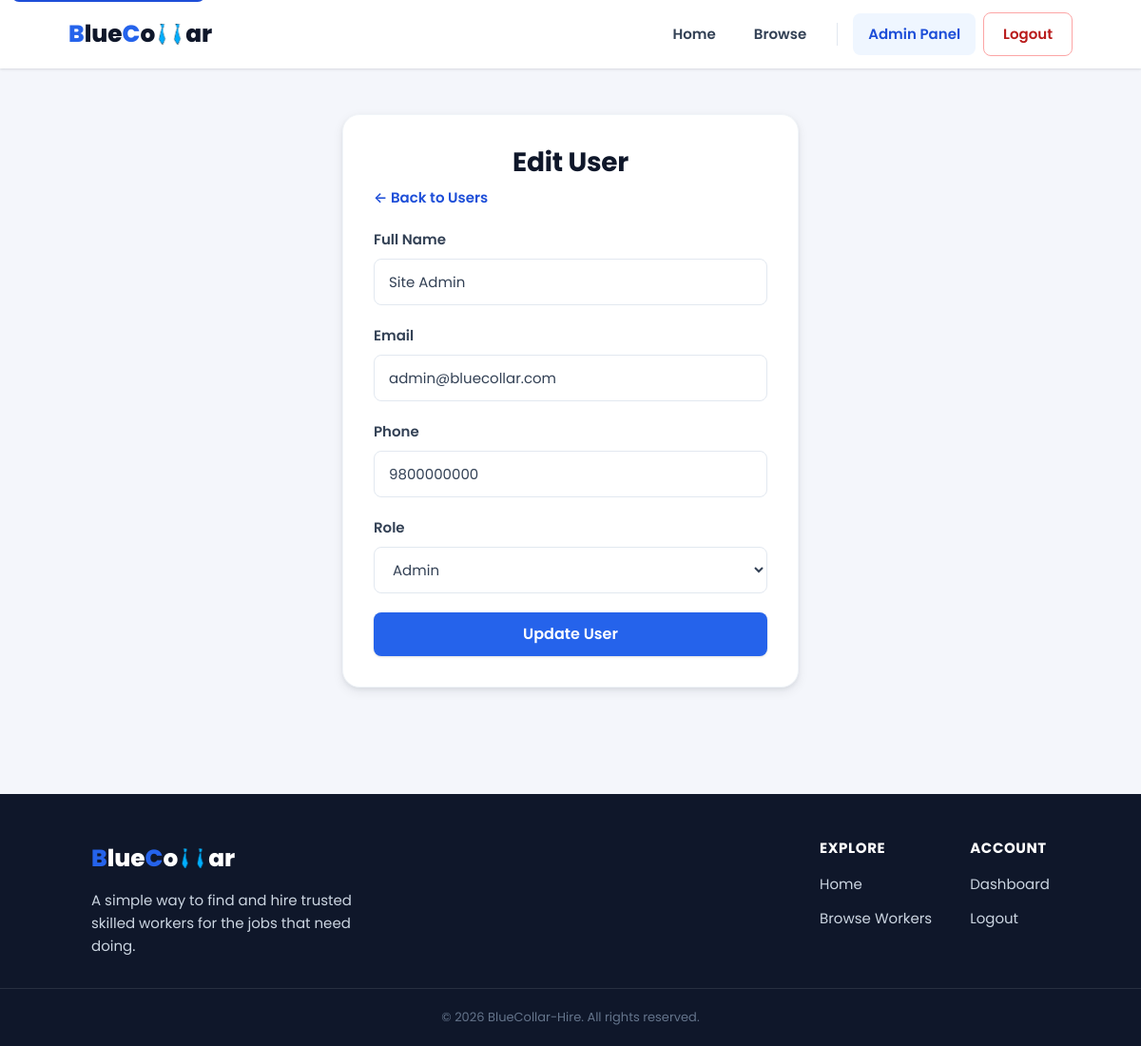
/admin/edit_user.php?id=1 (signed in), run on the app's committed database.
### tables this page shows
CREATE TABLE users (
    id INT AUTO_INCREMENT PRIMARY KEY,
    name VARCHAR(100) NOT NULL,
    email VARCHAR(150) NOT NULL UNIQUE,
    phone VARCHAR(20) NOT NULL,
    password VARCHAR(255) NOT NULL,
    role ENUM('client','worker','admin') NOT NULL DEFAULT 'client',
    avatar VARCHAR(20) DEFAULT '🙂',
    created_at TIMESTAMP DEFAULT CURRENT_TIMESTAMP
);

### config/session.php (called while the page is built, shortened)
<?php
function e($string)
{
    return htmlspecialchars($string ?? "", ENT_QUOTES, "UTF-8");
}

### admin/edit_user.php (the view, shortened to what this page needs)
<?php
require_once "../config/session.php";
$id = intval($_GET['id'] ?? 0);
$stmt = mysqli_prepare($conn, "SELECT * FROM users WHERE id = ?");
mysqli_stmt_bind_param($stmt, "i", $id);
mysqli_stmt_execute($stmt);
$user = mysqli_stmt_get_result($stmt)->fetch_assoc();
?>
<!DOCTYPE html>
<html lang="en">
<head>
    <link rel="stylesheet" href="../assets/css/style.css">
    <link rel="stylesheet" href="https://cdnjs.cloudflare.com/ajax/libs/font-awesome/6.7.1/css/all.min.css">
</head>
<body>
    <?php $base = "../"; $activePage = "dashboard"; include "../includes/navbar.php"; ?>
    <main id="main-content" class="form-page">
        <div class="form-container">
            <div class="form-card">
                <form method="POST" novalidate>
                    <h2>Edit User</h2>
                    <p class="breadcrumb"><a href="users.php">&larr; Back to Users</a></p>
                    <div class="field">
                        <label for="name">Full Name</label>
                        <input type="text" id="name" name="name" value="<?= e($user['name']) ?>" required>
                    </div>
                    <div class="field">
                        <label for="email">Email</label>
                        <input type="email" id="email" name="email" value="<?= e($user['email']) ?>" required>
                    </div>
                    <div class="field">
                        <label for="phone">Phone</label>
                        <input type="text" id="phone" name="phone" value="<?= e($user['phone']) ?>" required>
                    </div>
                    <div class="field">
                        <label for="role">Role</label>
                        <select name="role" id="role">
                            <option value="admin" <?= $user['role'] == "admin" ? "selected" : "" ?>>Admin</option>
                        </select>
                    </div>
                    <button type="submit" name="update" class="btn primary block">Update User</button>
                </form>
            </div>
        </div>
    </main>
    <?php $base = "../"; include "../includes/footer.php"; ?>
</body>
</html>

### assets/css/style.css (style rules this page uses)
:root { --brand-50: #eff6ff; --brand-100: #dbeafe; --brand-200: #bfdbfe; --brand-500: #3b82f6; --brand-600: #2563eb; --brand-700: #1d4ed8; --brand-900: #1e3a8a; --ink-900: #0f172a; --ink-700: #334155; --ink-600: #475569; --ink-500: #64748b; --ink-300: #cbd5e1; --ink-200: #e2e8f0; --ink-100: #f1f5f9; --surface: #ffffff; --surface-muted: #f8fafc; --page-bg: #f4f6fb; --success-bg: #dcfce7; --success-text: #15803d; --success-ring: #86efac; --warning-bg: #fef3c7; --warning-text: #92400e; --warning-ring: #fcd34d; --danger-bg: #fee2e2; --danger-text: #b91c1c; --danger-ring: #fca5a5; --neutral-bg: #e2e8f0; --neutral-text: #475569; --neutral-ring: #cbd5e1; --danger-600: #dc2626; --danger-700: #b91c1c; --shadow-sm: 0 1px 2px rgba(15, 23, 42, 0.06), 0 1px 3px rgba(15, 23, 42, 0.08); --shadow-md: 0 4px 12px rgba(15, 23, 42, 0.08), 0 2px 4px rgba(15, 23, 42, 0.06); --shadow-lg: 0 12px 30px rgba(15, 23, 42, 0.12), 0 4px 10px rgba(15, 23, 42, 0.06); --radius-sm: 8px; --radius-md: 12px; --radius-lg: 18px; --radius-full: 999px; --space-1: 4px; --space-2: 8px; --space-3: 12px; --space-4: 16px; --space-5: 20px; --space-6: 24px; --space-8: 32px; --space-10: 40px; --space-12: 48px; --space-16: 64px; --font-sans: "Poppins", -apple-system, BlinkMacSystemFont, "Segoe UI", Roboto, Helvetica, Arial, sans-serif; --text-xs: 0.8125rem; --text-sm: 0.9375rem; --text-base: 1rem; --text-lg: 1.125rem; --text-xl: 1.375rem; --text-2xl: 1.75rem; --text-3xl: 2.25rem; --text-4xl: 3rem; --container: 1200px; --header-h: 72px; --transition: 180ms cubic-bezier(0.4, 0, 0.2, 1); }
*, *::before, *::after { box-sizing: border-box; }
* { margin: 0; padding: 0; }
html { scroll-behavior: smooth; }
body { font-family: var(--font-sans); color: var(--ink-700); background: var(--page-bg); line-height: 1.6; -webkit-font-smoothing: antialiased; text-rendering: optimizeLegibility; }
a { text-decoration: none; color: inherit; }
button { font-family: inherit; cursor: pointer; }
input, select, textarea, button { font-family: inherit; font-size: inherit; color: inherit; }
h1, h2, h3, h4 { color: var(--ink-900); font-weight: 700; line-height: 1.25; letter-spacing: -0.01em; }
h2 { font-size: var(--text-2xl); }
p { color: var(--ink-600); }
main { display: block; min-height: calc(100vh - var(--header-h) - 220px); }
.btn { display: inline-flex; align-items: center; justify-content: center; gap: var(--space-2); padding: 13px 28px; border-radius: var(--radius-sm); border: 2px solid transparent; font-weight: 600; font-size: var(--text-base); line-height: 1; transition: transform var(--transition), box-shadow var(--transition), background var(--transition), color var(--transition), border-color var(--transition); cursor: pointer; }
.btn.primary { background: var(--brand-600); color: #fff; box-shadow: var(--shadow-sm); }
.btn.block { width: 100%; }
.form-page { padding: var(--space-12) 20px; display: flex; justify-content: center; }
.form-container { width: 100%; max-width: 480px; }
.form-card { background: var(--surface); padding: var(--space-8); border-radius: var(--radius-lg); box-shadow: var(--shadow-md); border: 1px solid var(--ink-100); }
.form-card h2 { text-align: center; margin-bottom: var(--space-2); }
.field { margin-bottom: var(--space-5); }
.field label { display: block; margin-bottom: var(--space-2); font-weight: 600; font-size: var(--text-sm); color: var(--ink-700); }
.form-card input[type="text"], .form-card input[type="email"], .form-card input[type="password"], .form-card input[type="number"], .form-card input[type="date"], .form-card input[type="tel"], .form-card select, .form-card textarea { width: 100%; padding: 12px 15px; border: 1.5px solid var(--ink-200); border-radius: var(--radius-sm); font-size: var(--text-sm); background: var(--surface); transition: border-color var(--transition), box-shadow var(--transition); }
.breadcrumb { font-size: var(--text-sm); color: var(--ink-500); margin-bottom: var(--space-5); }
.breadcrumb a { color: var(--brand-700); font-weight: 600; }
* { box-sizing: border-box; }

### data on the page
users: name "Site Admin", email "admin@bluecollar.com", phone "9800000000", role "Admin"
